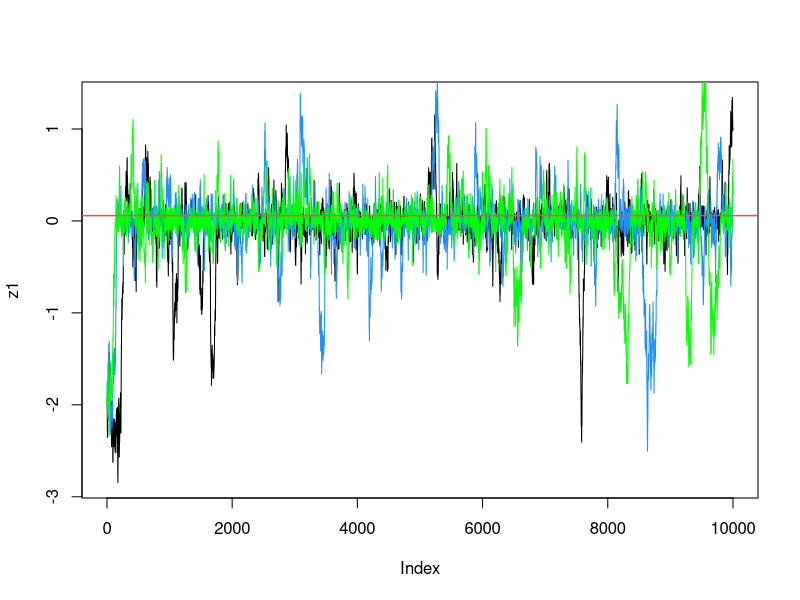

The R script that drew this image:
## "Quadratic" function------------------------------------------------------------------------------------------
Owen <- function(x, thre, gradiente)
{
  grad <- t(gradiente)
  par <- t(as.matrix(x))
  eps <- 1/thre
  
  z <- 1+par%*%grad
  ans <- z
  lo <- ((z)<eps)
  
  ans[ lo  ] <- log(eps) - 1.5 + 2*(z[lo])/eps - 0.5*(z[lo]/eps)^2
  ans[ !lo ] <- log( z[!lo] )
  -sum(ans)
}

## Empirical Likelihood------------------------------------------------------------------------------------------
EL <- function(SC)
{
  n <- NROW(SC)
  p <- NCOL(SC)
  
  # Lagrange multiplier
  if(p!=1)
  {
    OBJ <- optim(par=rep(0,p), fn=Owen, thre=n, gradiente=SC, control=list(maxit=1e4))
    molt_lagr_0 <- OBJ$pa
    conv <- OBJ$conv
  }
  else
  {
    molt_lagr_0 <- optim(par=rep(0,p), fn=Owen, thre=n, gradiente=SC, method="Brent", lower=-1e1, upper=1e1)$pa
  }
  
  # weights
  w_emp_0 <- as.numeric( 1/(n*(1+molt_lagr_0%*%t(SC))) )
  
  if(p!=1)
  {
    list(w0=w_emp_0, conv=conv, elr=-2*sum(log(w_emp_0))-2*n*log(n), el=log(w_emp_0))
  }
  else
  {
    list(w0=w_emp_0, elr=-2*sum(log(w_emp_0))-2*n*log(n), el=log(w_emp_0) )
  }
}



## Metropolis algorithm for the regression coefficients----------------------------------------------------------

easyMCMC = function(niter, startval, proposalsd){
  x = rep(0,niter)
  x[1] = startval     
  for(i in 2:niter){
    currentx = x[i-1]
    proposedx = rnorm(1,mean=currentx,sd=proposalsd)      # proposal distribution Normal
    A =  exp(-(EL(proposedx)$elr)) / exp(-(EL(currentx)$elr))      # target distribution the Empirical Likelihood
    if(runif(1)<A){
      x[i] = proposedx                      # accept move with probabily min(1,A)
    } else {
      x[i] = currentx                       # otherwise "reject" move, and stay where we are
    }
  }
  return(x)
}


## Run 3 times-------------------------------------------------------------------------------------------------------


z1=easyMCMC(10000,-2,0.1)
z2=easyMCMC(10000,-2,0.1)
z3=easyMCMC(10000,-2,0.1)

## Plot the chains------------------------------------------------------------------------------------------------

plot(z1,type="l")
lines(z2,col="dodgerblue")
lines(z3,col="green")
abline(h=0.05774,col="indianred",lwd=1.5)    # true value from GCMR for Intercept ??0 = 0.05774

